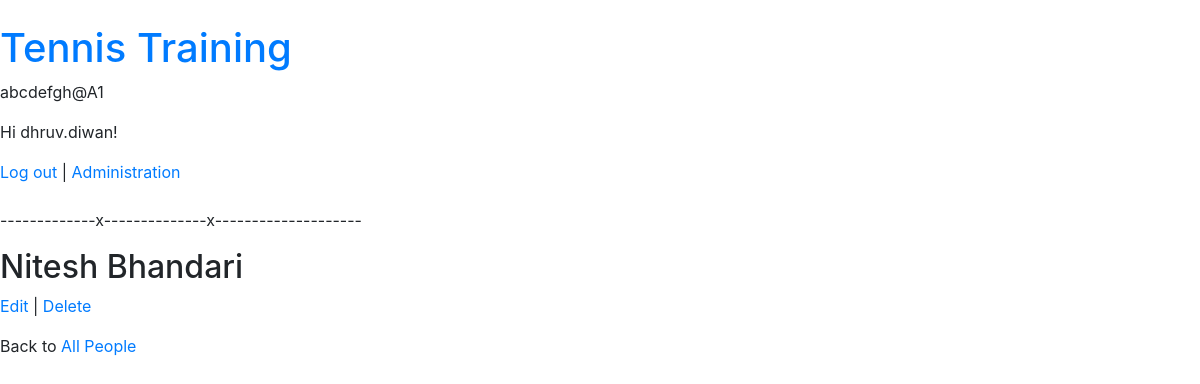
Screenshot of /attendance/person/2/ (signed in) with the database file from the repository.
### users/models.py (models this page shows)
class CustomUser(AbstractUser):
    middle_name = models.CharField(null = True, max_length=300)
    date_of_birth = models.DateField(null = True)
    mobile = PhoneNumberField(null = True)
    telephone = PhoneNumberField(null = True)
    intercom = models.CharField(null = True, max_length=300)

### attendance/models.py (models this page shows, shortened)
class AttendancePerson(models.Model):
    first_name = models.CharField(null = True, max_length=300)
    last_name = models.CharField(null = True, blank = True, max_length=300)
    middle_name = models.CharField(null = True, blank = True, max_length=300)
    date_of_birth = models.DateField(null = True, blank = True)
    mobile = PhoneNumberField(null = True, blank = True)
    telephone = PhoneNumberField(null = True, blank = True, max_length=300)
    user = models.ForeignKey(CustomUser, blank = True, null = True, on_delete = models.CASCADE,)
    title = models.CharField(null = True, max_length=300)
    subtitle = models.CharField(null = True, max_length=300)
    def name(self):
        n = self.first_name
        if self.middle_name:
            n += " " + self.middle_name
        if self.last_name:
            n += " " + self.last_name
        return n
    def __str__(self):
        return self.name()

### attendance/person/views.py (the view)
# urls.py: path('<int:pk>/',AttendancePersonDetailView.as_view(), name='attendance_person_detail'),
class AttendancePersonDetailView(LoginRequiredMixin , DetailView):
    model = AttendancePerson
    template_name = 'person/attendance_person_detail.html'
    login_url = 'login'

### attendance/templates/person/attendance_person_detail.html (shortened to what this page needs)
{% extends 'base.html' %}
{% block content %}
  <div class="attendance_person_entry">
    <h2>{{ object }}</h2>
  </div>
  <p>
    <a href="{% url 'attendance_person_edit' object.pk %}">Edit</a> |
    <a href="{% url 'attendance_person_delete' object.pk %}">Delete</a></p>
  <p>Back to <a href="{% url 'attendance_person_list' %}">All People</a></p>
{% endblock content %}

### templates/base.html (shortened to what this page needs)
﻿<!DOCTYPE html>
<html>
<head>
    <link rel="stylesheet"
          href="https://stackpath.bootstrapcdn.com/bootstrap/4.1.3/css/\bootstrap.min.css"
>
</head>
<body>
  <div>
    <header>
      <div class="nav-left">
        <h1><a href="{% url 'home' %}">Tennis Training</a></h1>
      </div>
    </header>
    <p>abcdefgh@A1</p>
    {% if user.is_authenticated %}
      <p>Hi {{ user.username }}!</p>
      <a href="{% url 'logout' %}">Log out</a>
    {% else %}
      <p>You are not logged in.</p>
      <a href="{% url 'login' %}">Log In</a> |
      <a href="{% url 'signup' %}">Sign Up</a>
    {% endif %}
       | <a href="/admin" target="_blank">Administration</a>
<br><br>
<p>-------------x--------------x--------------------</p>
    {% block content %}
    {% endblock content %}
  </div>
</body>
</html>

### rows the page displays
CustomUser: username "dhruv.diwan"
AttendancePerson: first_name+middle_name+last_name "Nitesh Bhandari"
